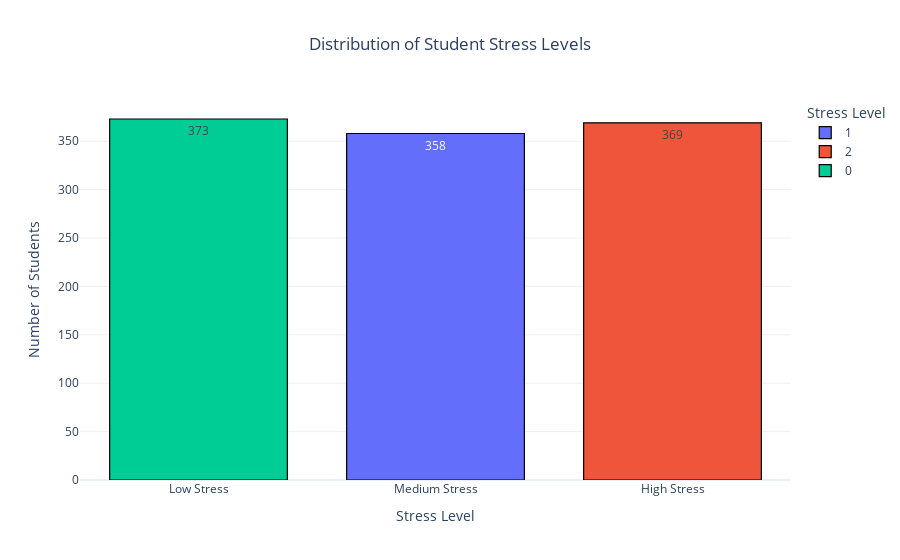

Notebook code for this chart:
### Markdown cell above
### Distribution of Stress Level

### Code cell
fig = px.histogram(
    df,
    x="stress_level",
    color="stress_level",
    nbins=3,
    title="Distribution of Student Stress Levels",
    labels={"stress_level": "Stress Level"},
    text_auto=True    #automatically shows the count on top of each bar
)

fig.update_layout(
    title_x=0.5,   #centers the title horizontally
    bargap=0.25,   #adds gap between bars (25% of bar width)
    xaxis=dict(
        tickmode="array",
        tickvals=[0, 1, 2],
        ticktext=["Low Stress", "Medium Stress", "High Stress"]
    ),
    yaxis_title="Number of Students",
    template="plotly_white"
)

fig.update_traces(
    marker_line_width=1.2,
    marker_line_color="black"
)

fig.show()

### Figure 1 — Plotly figure (JSON) as saved in the notebook; plotly's stock layout.template omitted (floating-point values rounded to 4 significant figures; data arrays with more than 128 entries replaced by an {"elided": "..."} marker saying what was removed)
{"data": [{"bingroup": "x", "hovertemplate": "Stress Level=%{x}<br>count=%{y}<extra></extra>", "legendgroup": "1", "marker": {"color": "#636efa", "line": {"color": "black", "width": 1.2}, "pattern": {"shape": ""}}, "name": "1", "nbinsx": 3, "orientation": "v", "showlegend": true, "texttemplate": "%{value}", "type": "histogram", "x": {"elided": "358 int values"}, "xaxis": "x", "yaxis": "y"}, {"bingroup": "x", "hovertemplate": "Stress Level=%{x}<br>count=%{y}<extra></extra>", "legendgroup": "2", "marker": {"color": "#EF553B", "line": {"color": "black", "width": 1.2}, "pattern": {"shape": ""}}, "name": "2", "nbinsx": 3, "orientation": "v", "showlegend": true, "texttemplate": "%{value}", "type": "histogram", "x": {"elided": "369 int values"}, "xaxis": "x", "yaxis": "y"}, {"bingroup": "x", "hovertemplate": "Stress Level=%{x}<br>count=%{y}<extra></extra>", "legendgroup": "0", "marker": {"color": "#00cc96", "line": {"color": "black", "width": 1.2}, "pattern": {"shape": ""}}, "name": "0", "nbinsx": 3, "orientation": "v", "showlegend": true, "texttemplate": "%{value}", "type": "histogram", "x": {"elided": "373 int values"}, "xaxis": "x", "yaxis": "y"}], "layout": {"bargap": 0.25, "barmode": "relative", "legend": {"title": {"text": "Stress Level"}, "tracegroupgap": 0}, "title": {"text": "Distribution of Student Stress Levels", "x": 0.5}, "xaxis": {"anchor": "y", "categoryarray": [1, 2, 0], "categoryorder": "array", "domain": [0, 1], "tickmode": "array", "ticktext": ["Low Stress", "Medium Stress", "High Stress"], "tickvals": [0, 1, 2], "title": {"text": "Stress Level"}}, "yaxis": {"anchor": "x", "domain": [0, 1], "title": {"text": "Number of Students"}}}}
